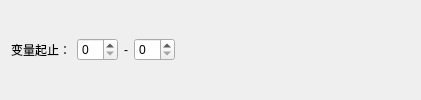
                          <widget class="QWidget" name="widget_8" native="true">
                           <property name="minimumSize">
                            <size>
                             <width>0</width>
                             <height>0</height>
                            </size>
                           </property>
                           <layout class="QHBoxLayout" name="horizontalLayout_5">
                            <property name="topMargin">
                             <number>0</number>
                            </property>
                            <property name="rightMargin">
                             <number>0</number>
                            </property>
                            <property name="bottomMargin">
                             <number>0</number>
                            </property>
                            <item>
                             <widget class="QLabel" name="label_22">
                              <property name="font">
                               <font>
                                <family>微软雅黑</family>
                               </font>
                              </property>
                              <property name="text">
                               <string>变量起止：</string>
                              </property>
                             </widget>
                            </item>
                            <item>
                             <widget class="QSpinBox" name="spinBox_variableOrigin"/>
                            </item>
                            <item>
                             <widget class="QLabel" name="label_23">
                              <property name="text">
                               <string>-</string>
                              </property>
                              <property name="alignment">
                               <set>Qt::AlignCenter</set>
                              </property>
                             </widget>
                            </item>
                            <item>
                             <widget class="QSpinBox" name="spinBox_variableTerminus"/>
                            </item>
                            <item>
                             <spacer name="horizontalSpacer_4">
                              <property name="orientation">
                               <enum>Qt::Horizontal</enum>
                              </property>
                              <property name="sizeHint" stdset="0">
                               <size>
                                <width>246</width>
                                <height>20</height>
                               </size>
                              </property>
                             </spacer>
                            </item>
                           </layout>
                          </widget>
